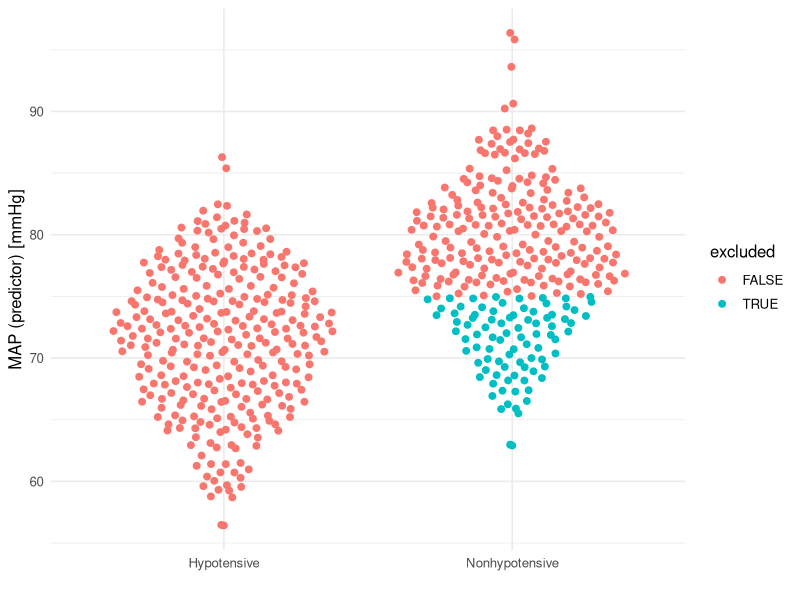
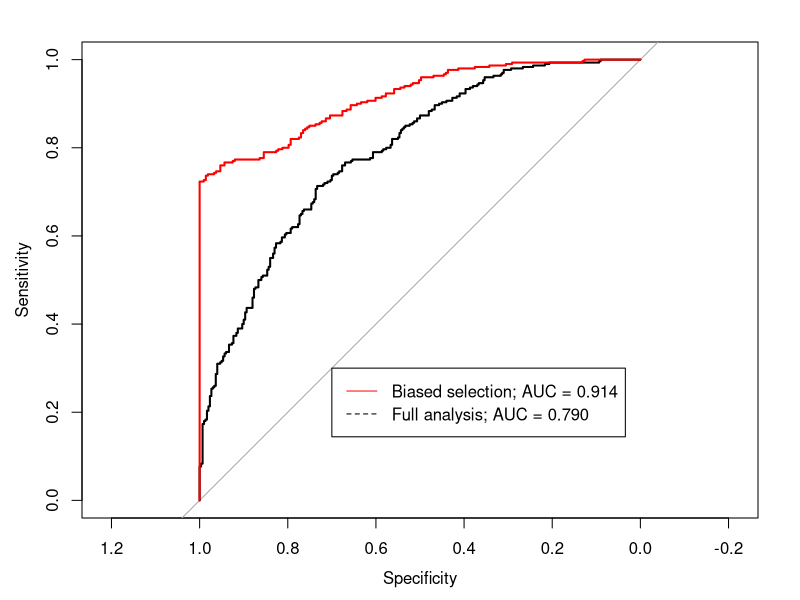
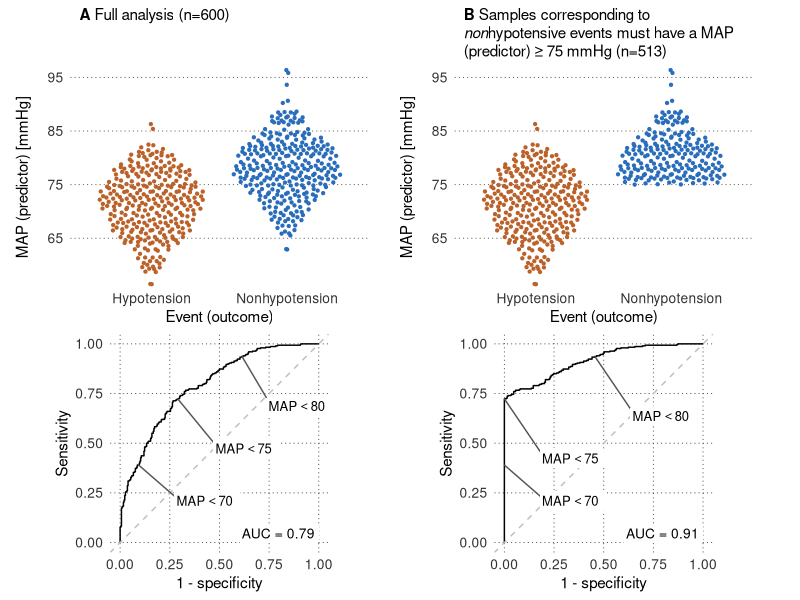
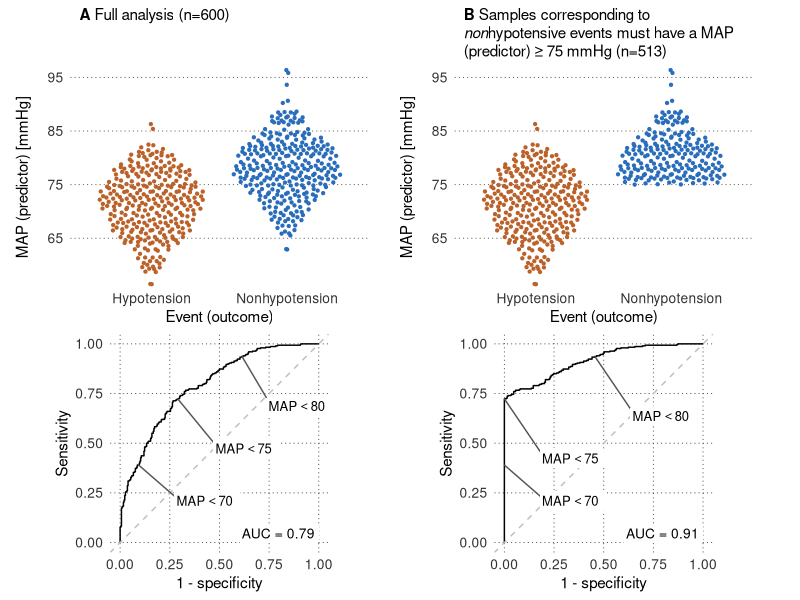
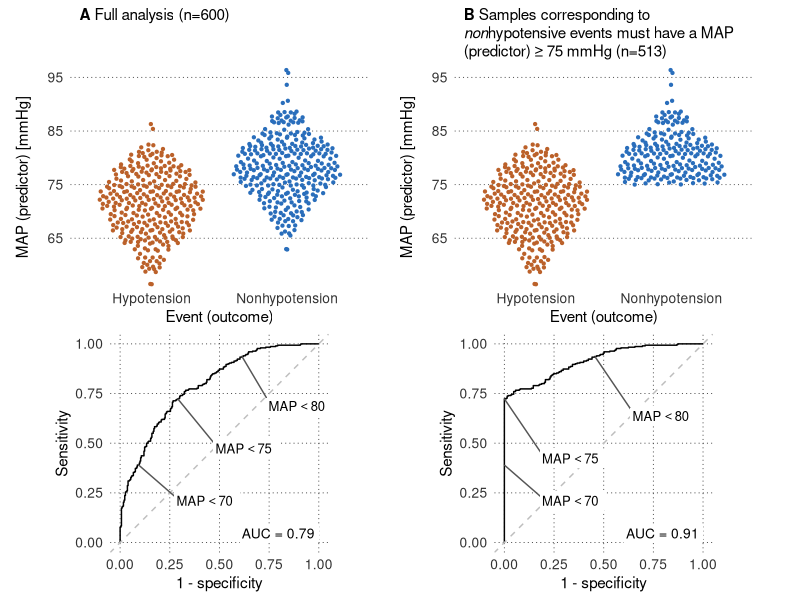
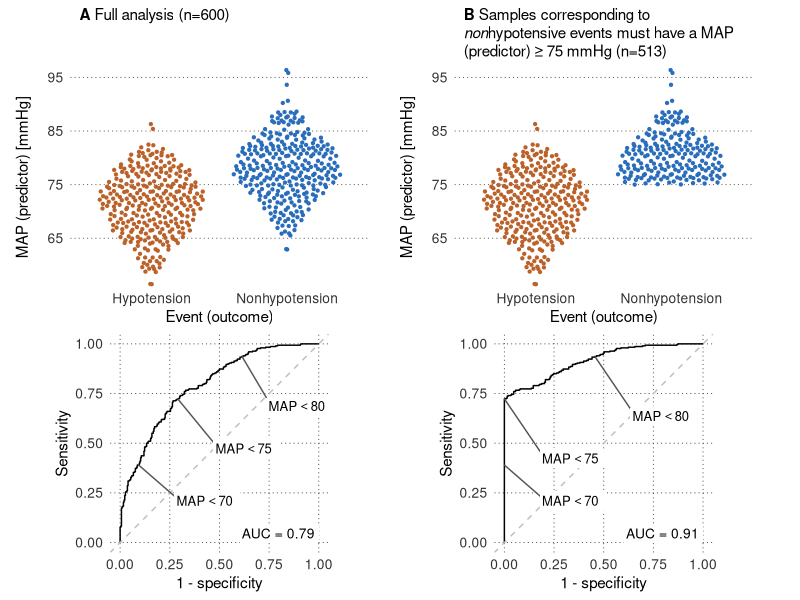

R code for these plots, in order:
## ---- chunk 1
knitr::opts_chunk$set(echo = TRUE, message = FALSE,
                      fig.width = 7,
                      fig.height = 5,
                      fig.retina = 2,
                      out.width = "70%",
                      fig.align = "center",
                      fig.pos = "H", out.extra = "")
## ---- chunk 2
library(pROC)
library(tidyverse)

# A few extra packages are used to create the simulation figure. We load these in 
# the relevant section.

theme_set(theme_minimal(base_size = 12))
## ---- chunk 3
set.seed(999)

d <- data.frame(
    Hypotension = rnorm(300, mean = 72, sd = 6),
    Nonhypotension = rnorm(300, mean = 78, sd = 6)) |>
    pivot_longer(everything(), names_to = "outcome",
                 values_to = "map_predictor") |>
    mutate(hypo = outcome == "Hypotension",
           excluded = !hypo & map_predictor < 75)

## ---- chunk 4
ggplot(d, aes(hypo, map_predictor, color = excluded)) +
    ggbeeswarm::geom_quasirandom(size = 2, bandwidth = 0.8) +
    scale_x_discrete(limits = c(TRUE, FALSE), name = "", labels = c("Hypotensive", "Nonhypotensive")) +
    labs(y = "MAP (predictor) [mmHg]") 
    
## ---- chunk 5
# With all data
roc_analysis_full <- roc(hypo~map_predictor, data = d)
# Include only data that is either event or non-event per model-development definition
roc_analysis_biased <- roc(hypo~map_predictor, data = filter(d, !excluded))

plot(roc_analysis_full)
plot(roc_analysis_biased, col = "red", add = TRUE)
legend(
    x = 0.7, y = 0.3,
    legend = c(
        sprintf("Biased selection; AUC = %.3f", auc(roc_analysis_biased)),
        sprintf("Full analysis; AUC = %.3f", auc(roc_analysis_full))
    ),
    lty = c(1, 2, 1),
    col = c("red", "black", "black")
)  
## ---- chunk 6
library(ggrepel)
library(patchwork)

# Set plot theme
# Plot theme
# Theme for plot
theme_set(
    theme_minimal(base_size = 11) +
        theme(
            plot.title = ggtext::element_textbox_simple(
                size = rel(1),
                vjust = 0,
                minheight = unit(3, "lines"), width = unit(2.8, "inches")
            ),
            axis.title = element_text(size = rel(1)),
            axis.text = ggplot2::element_text(size = ggplot2::rel(0.9),
                                              color = "#333333"),
            panel.grid.major = ggplot2::element_line(
                color = "#454545",
                size = 0.3,
                linetype = "dotted"
            ),
            panel.grid.minor = ggplot2::element_blank()
        ))

plot_colors <- c("#bb612a", "#2A6EBB")

# First we extract all combinations of sensitivity, specificity and thresholds for  
# all ROC analyses
roc_data_full <- as.data.frame(roc_analysis_full[c("sensitivities", 
                                                   "specificities", 
                                                   "thresholds")])  |>  
    arrange(desc(specificities), sensitivities)

roc_data_biased <- as.data.frame(roc_analysis_biased[c("sensitivities", 
                                                   "specificities", 
                                                   "thresholds")]) |> 
    arrange(desc(specificities), sensitivities)

# We extract the rows with thresholds closest to 70, 75 and 80
# This is used for labeling the ROC curves.
roc_label_filter <- function(roc_data) {
    roc_data |>
        filter(
            row_number() == which.min(abs(thresholds - 70)) |
                row_number() == which.min(abs(thresholds - 75)) |
                row_number() == which.min(abs(thresholds - 80))
        )
}

roc_labels_full <- roc_label_filter(roc_data_full)
roc_labels_biased <- roc_label_filter(roc_data_biased)

# Make the 2 ROC panels
roc_plot_full <- ggplot(roc_data_full, aes(1-specificities, sensitivities)) +
    geom_step() +
    geom_abline(slope = 1, intercept = 0, linetype = 2, color = "grey") +
    geom_label_repel(aes(label = glue::glue("MAP < {round(thresholds, 0)}")),
                    parse = TRUE,
                    size = 3.3,
                    box.padding = 0.1,
                    point.size = 0.1,
                    segment.color = "#555555",
                    position = position_nudge_repel(y = -0.25, x=0.2),
                    ylim = c(0.15, 1),
                    xlim = c(0, 1.1), # extend to outside plotting area
                    direction = "y",
                    label.size  = NA,
                    hjust = 0,
                    family = "Helvetica",
                    data = roc_labels_full
    ) +
    annotate("label",
             x = 1, y = 0, 
             label = sprintf("AUC = %.2f", auc(roc_analysis_full)),
             hjust = 1, vjust = -0,
             label.size = NA,
             family = "Helvetica",
             size = 3.5) + 
    labs(x = "1 - specificity", y = "Sensitivity") +
    coord_equal()


roc_plot_biased <- ggplot(roc_data_biased, aes(1-specificities, sensitivities)) +
    geom_step() +
    geom_abline(slope = 1, intercept = 0, linetype = 2, color = "grey") +
    geom_label_repel(aes(label = glue::glue("MAP < {round(thresholds, 0)}")),
                    parse = TRUE,
                    size = 3.3,
                    box.padding = 0.1,
                    point.size = 0.3,
                    segment.color = "#555555",
                    position = position_nudge_repel(y = -0.3, x=0.2),
                    ylim = c(0.15, 1),
                    xlim = c(0, 1.1), # extend to outside plotting area
                    direction = "y",
                    label.size  = NA,
                    hjust = 0,
                    family = "Helvetica",
                    data = roc_labels_biased
    ) +
    annotate("label",
             x = 1, y = 0, 
             label = sprintf("AUC = %.2f", auc(roc_analysis_biased)),
             hjust = 1, vjust = -0,
             label.size = NA,
             family = "Helvetica",
             size = 3.5) + 
    labs(x = "1 - specificity", y = "Sensitivity") +
    coord_equal()

# Make the 2 dot plots
color_scale <- scale_color_manual(values = plot_colors)

map_scale <- scale_y_continuous(breaks = seq(45, 105, by = 10), 
    expand = c(0.01,0.01),
    name = "MAP (predictor) [mmHg]")

dot_plot_full <- ggplot(d, aes(outcome, map_predictor, color = outcome)) + 
    ggbeeswarm::geom_quasirandom(size = 0.8, bandwidth = 1, show.legend = FALSE) +
    map_scale +
    labs(x = "Event (outcome)",
         title = sprintf("**A** Full analysis (n=%d)", nrow(d))) + 
    color_scale +
    theme(panel.grid.major.x = element_blank())

dot_plot_biased <- ggplot(d, aes(outcome, map_predictor, color = outcome, 
                                 # Instead of removing excluded points, we set 
                                 # alpha to 0 for these points.
                                 # this makes the shapes of the quasirandom
                                 # scatters identical, so it is clear that we
                                 # simply exclude MAP values below 75.
                                 alpha = excluded)) + 
    ggbeeswarm::geom_quasirandom(size = 0.8, bandwidth = 1, show.legend = FALSE) +
    map_scale +
    scale_alpha_manual(values = c(1, 0)) +
    labs(x = "Event (outcome)",
         title = sprintf("**B** Samples corresponding to <em>non</em>hypotensive
                         events must have a MAP (predictor) ≥ 75 mmHg (n=%d)", nrow(filter(d, !excluded)))) +
    color_scale +
    theme(panel.grid.major.x = element_blank())

# Combine plots
simulation_figure <- (
    (dot_plot_full + dot_plot_biased +
    roc_plot_full + roc_plot_biased) & 
        theme(plot.margin = margin(1, 6, 1, 2, "mm"))
    ) + 
    plot_layout(ncol = 2, byrow = TRUE, heights = c(1, 1))

ggsave("figure3_simulation.pdf", simulation_figure, device = cairo_pdf, 
    width = 16, height = 17, units = "cm", scale = 1)
ggsave("figure3_simulation.svg", simulation_figure,
    width = 16, height = 17, units = "cm", scale = 0.7)
ggsave("figure3_simulation.png", simulation_figure, device = ragg::agg_png, bg = "white", 
    width = 16, height = 17, units = "cm", scale = 1)

simulation_figure
